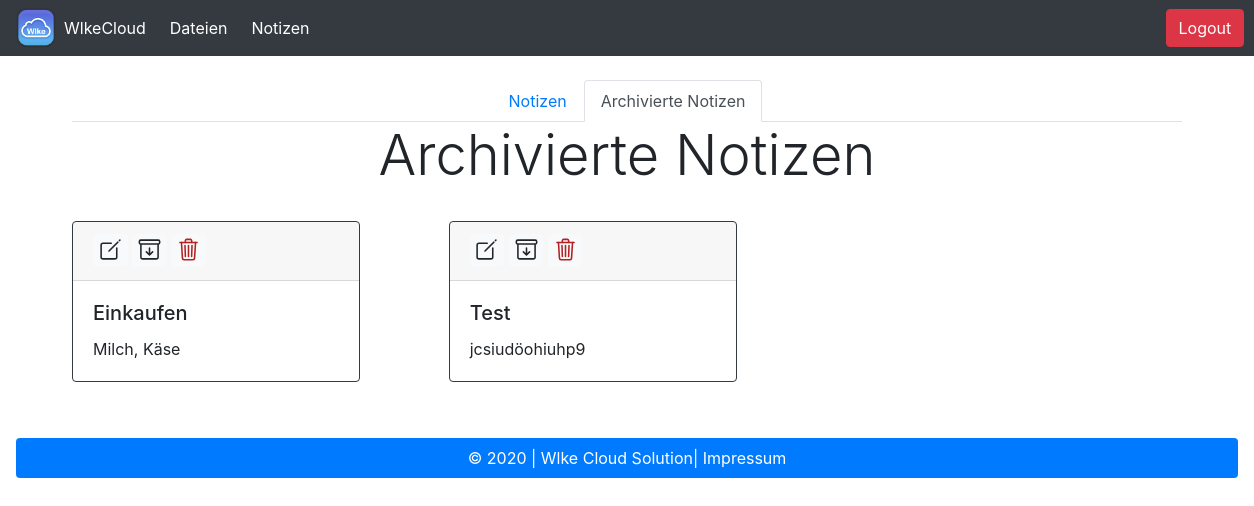
/notes/archived/ (signed in), run on an earlier commit of the app's database.
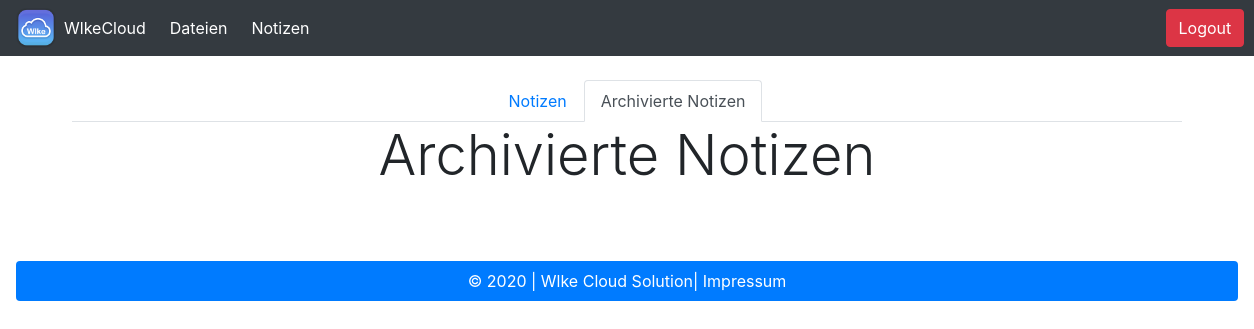
And on a later commit of the database.
### notes/models.py (models this page shows, shortened)
class Notiz(models.Model):
    benutzer = models.ForeignKey(
        User, on_delete=models.CASCADE, related_name="notiz", null=True)
    titel = models.CharField(max_length=200)
    body = models.TextField()
    archived = models.BooleanField(default=False)
    class Meta:
        verbose_name_plural = 'Notizen'

### notes/views.py (the view)
# urls.py: path('archived/', views.archived),
def archived(request):
    return render(request, "notes/notes_archived.html")

### templates/notes/notes_archived.html
{% extends 'base_storage.html' %} {% block titel %}Notizen{% endblock %}
{% block content %}
<br>
<ul class="nav nav-tabs justify-content-center">
  <li class="nav-item">
    <a class="nav-link" href="/notes/">Notizen</a>
  </li>
  <li class="nav-item">
    <a class="nav-link active" href="/notes/archived/">Archivierte Notizen</a>
  </li>
  <br>
</ul>
<h1 class="display-4 text-center">Archivierte Notizen</h1>
<br>
<div class="card-columns">
  {% for notiz in user.notiz.all %}
    {% if notiz.archived %}
      <div class="card border-dark mb-3" style="max-width: 18rem;">
        <div class="card-header">
          <a href="/notes/edit/{{notiz.id}}" class="badge badge-light"><ion-icon name="create-outline" style="font-size: 25px;"></ion-icon></a>
          <a href="/notes/dearchive/{{notiz.id}}" class="badge badge-light"><ion-icon name="archive-outline" style="font-size: 25px;"></ion-icon></a>
          <a href="/notes/delete/{{notiz.id}}/" class="badge badge-light"><ion-icon name="trash-outline" style="font-size: 25px; color:firebrick;"></ion-icon></a>
        </div>
        <div class="card-body">
          <h5 class="card-title">{{ notiz.titel }}</h5>
          <p class="card-text">{{ notiz.body }}</p>
        </div>
      </div>
    {% endif %}
  {% endfor %}
</div>
{% endblock %}

### templates/base_storage.html (shortened to what this page needs)
<!doctype html>
<html lang="en">
  <head>
    <link rel="stylesheet" href="https://stackpath.bootstrapcdn.com/bootstrap/4.5.0/css/bootstrap.min.css">
  </head>
  <body>
    <nav class="navbar navbar-expand-lg navbar-dark bg-dark rounded-0">
      <div class="collapse navbar-collapse justify-content-md-center" id="navbarsExample10">
        <ul class="navbar-nav">
           <img class="d-block mx-auto" src="\media\logo\Logo.png" alt="Logo" width="40" height="40" >
          <li class="nav-item active">
           <a class="nav-link text-white mr-2" href="/storage">WlkeCloud</a>
          </li>
          <li class="nav-item">
            <a class="nav-link text-white mr-2" href="/storage">Dateien</a>
          </li>
          <li class="nav-item">
            <a class="nav-link text-white mr-2" href="/notes/">Notizen</a>
          </li>
        </ul>
        <a class="btn btn-danger " href="/logout">Logout</a>
      </div>
    </nav>
    <div class="container">
{% if user.is_authenticated %}
  {% block content %}
  {% endblock %}
    <br>
{% else %}
  <img class="d-block mx-auto m-5" src="\media\logo\Logo.png" alt="Logo" width="140" height="140" >
  <h1 class="display-4 text-center">Sie müssen sich erst anmelden <br> um ihre Dateien einzusehehen</h1>
  <a href="/login" class="btn btn-info mx-auto m-5 d-block p-2 ">&nbsp;&nbsp;Login&nbsp;&nbsp;</a>
  {% endif %}
</div>
<footer class="p-2 m-3 bg-primary text-white text-center rounded" style="position: width: 100%;">
  © 2020 | Wlke Cloud Solution|
  <a class="text-white " href="/impressum/">   Impressum </a>
</footer>
  </body>
</html>

What changed in the data, as far as the page shows it:
removed Notiz: titel "Einkaufen", body "Milch, Käse"
removed Notiz: titel "Test", body "jcsiudöohiuhp9"
